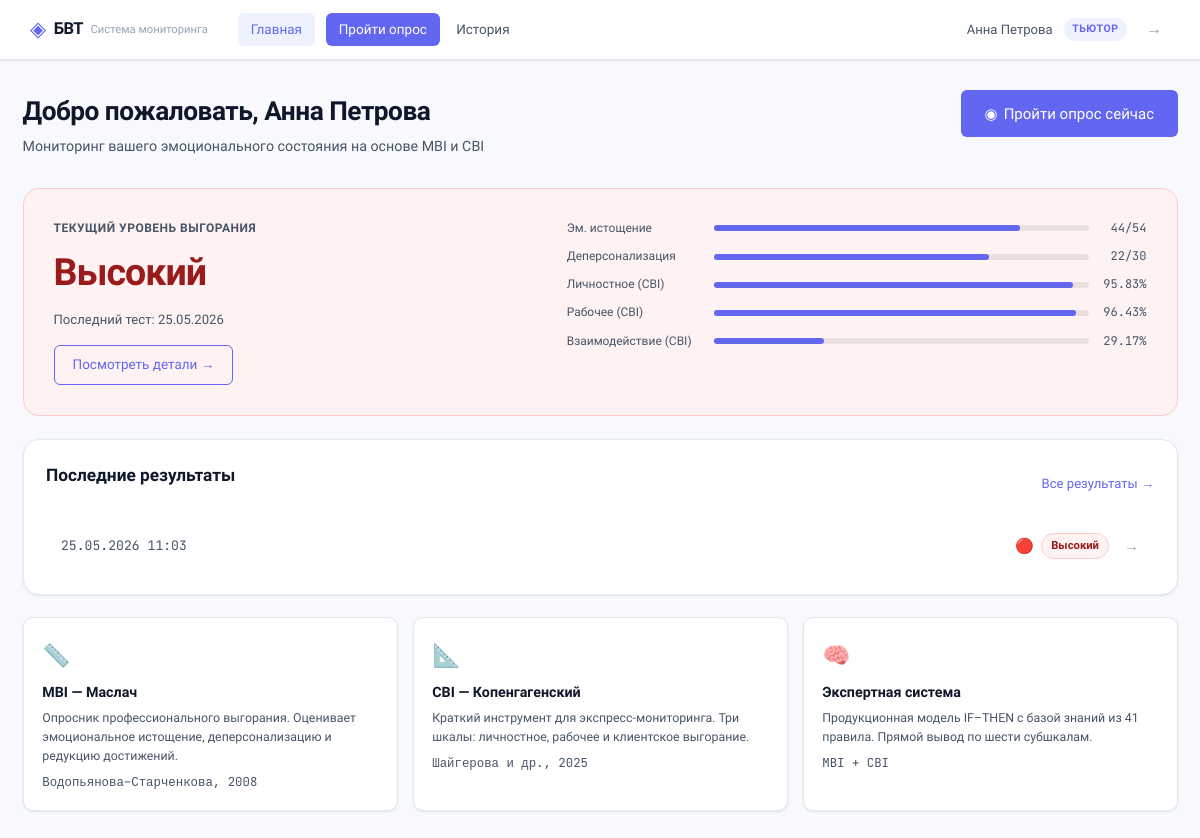
The page /tutor/dashboard (signed in) on the database its author committed.
### tables this page shows
CREATE TABLE users (
            id INTEGER PRIMARY KEY AUTOINCREMENT,
            username TEXT UNIQUE NOT NULL,
            email TEXT UNIQUE NOT NULL,
            password_hash TEXT NOT NULL,
            role TEXT NOT NULL DEFAULT 'tutor',
            department TEXT,
            full_name TEXT,
            created_at TIMESTAMP DEFAULT CURRENT_TIMESTAMP,
            is_active INTEGER DEFAULT 1
        );

CREATE TABLE results (
            id INTEGER PRIMARY KEY AUTOINCREMENT,
            test_id INTEGER NOT NULL REFERENCES tests(id),
            user_id INTEGER NOT NULL REFERENCES users(id),
            created_at TIMESTAMP DEFAULT CURRENT_TIMESTAMP,
            burnout_level TEXT NOT NULL,
            scores_json TEXT NOT NULL,
            levels_json TEXT NOT NULL,
            fired_rules_json TEXT
        );

### routes/tutor.py (the view)
@tutor_bp.route("/dashboard")
@tutor_required
def dashboard():
    user = get_current_user()
    with get_db() as conn:
        recent = conn.execute(
            "SELECT * FROM results WHERE user_id=? ORDER BY created_at DESC LIMIT 5",
            (user.id,)
        ).fetchall()
        all_results = conn.execute(
            "SELECT * FROM results WHERE user_id=? ORDER BY created_at ASC",
            (user.id,)
        ).fetchall()
    dynamics = _build_dynamics(all_results)
    return render_template("tutor/dashboard.html", recent=recent, dynamics=dynamics)

### auth_utils.py (called while the page is built)
def get_current_user():
    if "user_id" not in session:
        return UserProxy()
    with get_db() as conn:
        row = conn.execute("SELECT * FROM users WHERE id=?", (session["user_id"],)).fetchone()
    return UserProxy(row) if row else UserProxy()

def login_required(f):
    @functools.wraps(f)
    def decorated(*args, **kwargs):
        if "user_id" not in session:
            flash("Пожалуйста, войдите для доступа к этой странице.", "warning")
            return redirect(url_for("auth.login"))
        return f(*args, **kwargs)
    return decorated

def tutor_required(f):
    @functools.wraps(f)
    @login_required
    def decorated(*args, **kwargs):
        user = get_current_user()
        if user.role != "tutor":
            flash("Доступ запрещён.", "error")
            return redirect(url_for("auth.login"))
        return f(*args, **kwargs)
    return decorated

### db.py (called while the page is built)
@contextmanager
def get_db():
    conn = sqlite3.connect(DB_PATH)
    conn.row_factory = sqlite3.Row
    conn.execute("PRAGMA journal_mode=WAL")
    conn.execute("PRAGMA foreign_keys=ON")
    try:
        yield conn
        conn.commit()
    except Exception:
        conn.rollback()
        raise
    finally:
        conn.close()

### routes/tutor.py (called while the page is built)
def _build_dynamics(results):
    labels, levels_data = [], []
    data = {"EE": [], "DP": [], "PA": [], "PB": [], "WB": [], "CB": []}
    for r in results:
        labels.append(r["created_at"][:10])
        scores = json.loads(r["scores_json"])
        for k in data:
            data[k].append(scores.get(k, 0))
        levels_data.append(r["burnout_level"])
    return {"labels": labels, "scores": data, "levels": levels_data}

### templates/tutor/dashboard.html (shortened to what this page needs)
{% extends "base.html" %}
{% block content %}
<div class="page-header">
  <div>
    <h1 class="page-title">Добро пожаловать, {{ current_user.full_name or current_user.username }}</h1>
    <p class="page-sub">Мониторинг вашего эмоционального состояния на основе MBI и CBI</p>
  </div>
  <a href="{{ url_for('tutor.survey') }}" class="btn btn--primary btn--lg">
    <span>◉</span> Пройти опрос сейчас
  </a>
</div>
{% if recent %}
  {% set last = recent[0] %}
  {% set level_map = {'low': ('Низкий', 'level--low'), 'medium': ('Средний', 'level--medium'), 'high': ('Высокий', 'level--high')} %}
  {% set lvl = level_map[last.burnout_level] %}
  <div class="hero-result hero-result--{{ last.burnout_level }}">
    <div class="hero-result__left">
      <p class="hero-result__label">Текущий уровень выгорания</p>
      <h2 class="hero-result__level">{{ lvl[0] }}</h2>
      <p class="hero-result__date">Последний тест: {{ last.created_at | dateformat('%d.%m.%Y') }}</p>
      <a href="{{ url_for('tutor.result', result_id=last.id) }}" class="btn btn--outline">Посмотреть детали →</a>
    </div>
    <div class="hero-result__right">
      {% set scores = last.scores_json | fromjson %}
      <div class="mini-bars">
        <div class="mini-bar">
          <span class="mini-bar__label">Эм. истощение</span>
          <div class="mini-bar__track"><div class="mini-bar__fill" style="width:{{ [scores.EE / 54 * 100, 100] | min }}%"></div></div>
          <span class="mini-bar__val">{{ scores.EE }}/54</span>
        </div>
        <div class="mini-bar">
          <span class="mini-bar__label">Деперсонализация</span>
          <div class="mini-bar__track"><div class="mini-bar__fill" style="width:{{ [scores.DP / 30 * 100, 100] | min }}%"></div></div>
          <span class="mini-bar__val">{{ scores.DP }}/30</span>
        </div>
        <div class="mini-bar">
          <span class="mini-bar__label">Личностное (CBI)</span>
          <div class="mini-bar__track"><div class="mini-bar__fill" style="width:{{ scores.PB }}%"></div></div>
          <span class="mini-bar__val">{{ scores.PB }}%</span>
        </div>
        <div class="mini-bar">
          <span class="mini-bar__label">Рабочее (CBI)</span>
          <div class="mini-bar__track"><div class="mini-bar__fill" style="width:{{ scores.WB }}%"></div></div>
          <span class="mini-bar__val">{{ scores.WB }}%</span>
        </div>
        <div class="mini-bar">
          <span class="mini-bar__label">Взаимодействие (CBI)</span>
          <div class="mini-bar__track"><div class="mini-bar__fill" style="width:{{ scores.CB }}%"></div></div>
          <span class="mini-bar__val">{{ scores.CB }}%</span>
        </div>
      </div>
    </div>
  </div>
{% endif %}
{% if recent %}
<div class="section-card">
  <div class="section-header">
    <h2 class="section-title">Последние результаты</h2>
    <a href="{{ url_for('tutor.history') }}" class="link-more">Все результаты →</a>
  </div>
  <div class="results-list">
    {% for res in recent %}
      {% set lvl_info = {'low': ('Низкий', '🟢'), 'medium': ('Средний', '🟡'), 'high': ('Высокий', '🔴')} %}
      {% set info = lvl_info[res.burnout_level] %}
      <a href="{{ url_for('tutor.result', result_id=res.id) }}" class="result-row">
        <div class="result-row__date">{{ res.created_at | dateformat('%d.%m.%Y %H:%M') }}</div>
        <div class="result-row__level">
          <span>{{ info[1] }}</span>
          <span class="badge badge--{{ res.burnout_level }}">{{ info[0] }}</span>
        </div>
        <div class="result-row__arrow">→</div>
      </a>
    {% endfor %}
  </div>
</div>
{% endif %}
<div class="info-cards">
  <div class="info-card">
    <div class="info-card__icon">📏</div>
    <h3>MBI — Маслач</h3>
    <p>Опросник профессионального выгорания. Оценивает эмоциональное истощение, деперсонализацию и редукцию достижений.</p>
    <p class="info-card__source">Водопьянова–Старченкова, 2008</p>
  </div>
  <div class="info-card">
    <div class="info-card__icon">📐</div>
    <h3>CBI — Копенгагенский</h3>
    <p>Краткий инструмент для экспресс-мониторинга. Три шкалы: личностное, рабочее и клиентское выгорание.</p>
    <p class="info-card__source">Шайгерова и др., 2025</p>
  </div>
  <div class="info-card">
    <div class="info-card__icon">🧠</div>
    <h3>Экспертная система</h3>
    <p>Продукционная модель IF–THEN с базой знаний из 41 правила. Прямой вывод по шести субшкалам.</p>
    <p class="info-card__source">MBI + CBI</p>
  </div>
</div>
{% endblock %}

### templates/base.html (shortened to what this page needs)
<!DOCTYPE html>
<html lang="ru">
<head>
  <link rel="stylesheet" href="{{ url_for('static', filename='css/main.css') }}" />
</head>
<body>
  {% if current_user.is_authenticated %}
  <nav class="navbar">
    <div class="nav-brand">
      <span class="nav-logo">◈</span>
      <span class="nav-title">БВТ</span>
      <span class="nav-sub">Система мониторинга</span>
    </div>
    <div class="nav-links">
      {% if current_user.role == 'tutor' %}
        <a href="{{ url_for('tutor.dashboard') }}" class="nav-link {% if request.endpoint == 'tutor.dashboard' %}active{% endif %}">Главная</a>
        <a href="{{ url_for('tutor.survey') }}" class="nav-link nav-cta">Пройти опрос</a>
        <a href="{{ url_for('tutor.history') }}" class="nav-link {% if request.endpoint == 'tutor.history' %}active{% endif %}">История</a>
      {% endif %}
    </div>
    <div class="nav-user">
      <span class="nav-username">{{ current_user.full_name or current_user.username }}</span>
      <span class="nav-badge nav-badge--{{ current_user.role }}">{{ 'Тьютор' if current_user.role == 'tutor' else 'HR' }}</span>
      <a href="{{ url_for('auth.logout') }}" class="nav-logout" title="Выйти">→</a>
    </div>
  </nav>
  {% endif %}
  <main class="main-content">
    {% block content %}{% endblock %}
  </main>
</body>
</html>

### rows shown on the page
users: full_name "Анна Петрова", role "ТЬЮТОР"
results: created_at "25.05.2026", created_at "25.05.2026 11:03", info "🔴", info "Высокий"

### other values the page prints
{{ lvl[0] }} "Высокий"
{{ scores.EE }} "44"
{{ scores.DP }} "22"
{{ scores.PB }} "95.83"
{{ scores.WB }} "96.43"
{{ scores.CB }} "29.17"
